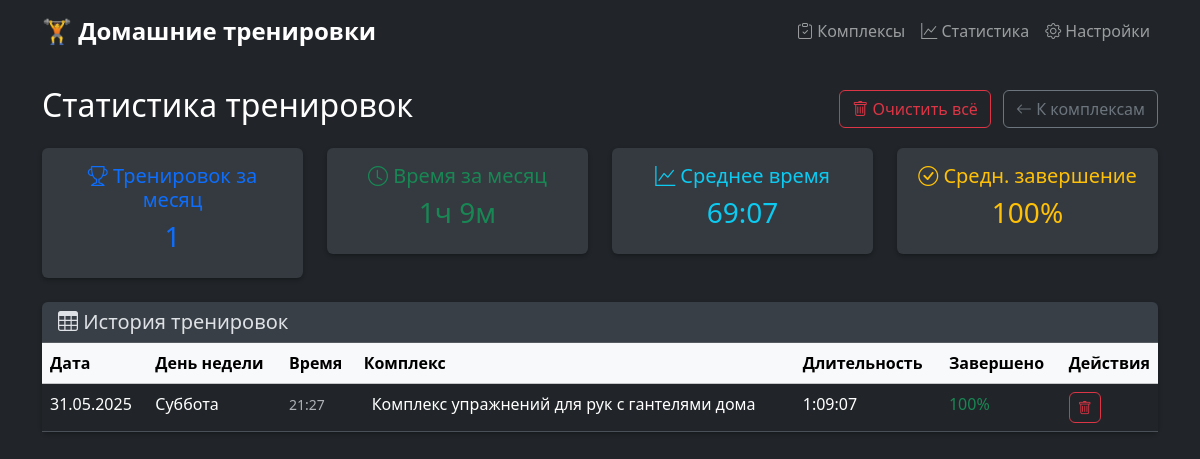
The page /statistics on the database as committed earlier.
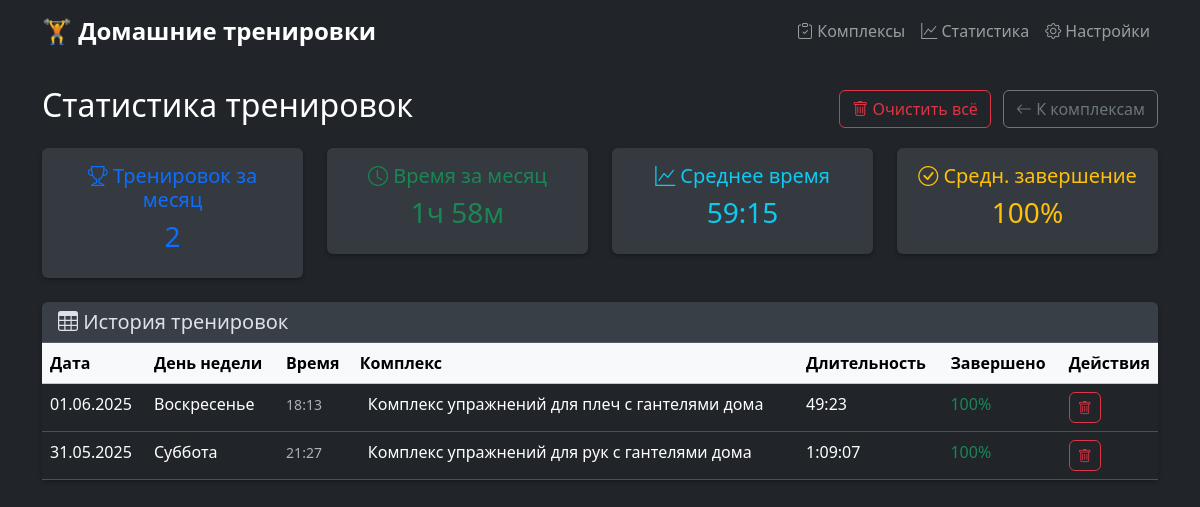
The same page on the database as committed later.
### tables this page shows
CREATE TABLE workout_logs (
            code TEXT PRIMARY KEY,
            date TIMESTAMP NOT NULL,
            workoutset_code TEXT NOT NULL,
            duration_seconds INTEGER NOT NULL, completed_exercises TEXT,
            FOREIGN KEY (workoutset_code) REFERENCES workout_sets (code)
        );

CREATE TABLE workout_sets (
            code TEXT PRIMARY KEY,
            name TEXT NOT NULL,
            description TEXT,
            created_at TIMESTAMP NOT NULL DEFAULT CURRENT_TIMESTAMP,
            updated_at TIMESTAMP NOT NULL DEFAULT CURRENT_TIMESTAMP
        );

### app.py (the view)
@app.route('/statistics')
def statistics():
    workout_logs = WorkoutLogModel.get_all()
    from datetime import datetime, timedelta
    thirty_days_ago = datetime.now() - timedelta(days=30)
    recent_logs = []
    for log in workout_logs:
        try:
            log_date = datetime.fromisoformat(log['date'].replace('Z', ''))
            if log_date >= thirty_days_ago:
                recent_logs.append(log)
        except:
            continue
    for log in workout_logs:
        try:
            from datetime import datetime
            date_obj = datetime.fromisoformat(log['date'].replace('Z', ''))
            log['formatted_date'] = date_obj.strftime('%d.%m.%Y')
            log['formatted_time'] = date_obj.strftime('%H:%M')
            weekdays = ['Понедельник', 'Вторник', 'Среда', 'Четверг', 'Пятница', 'Суббота', 'Воскресенье']
            log['weekday'] = weekdays[date_obj.weekday()]
        except:
            log['formatted_date'] = log['date']
            log['formatted_time'] = ''
            log['weekday'] = ''
        duration = log['duration_seconds']
        hours = duration // 3600
        minutes = (duration % 3600) // 60
        seconds = duration % 60
        if hours > 0:
            log['formatted_duration'] = f"{hours}:{minutes:02d}:{seconds:02d}"
        else:
            log['formatted_duration'] = f"{minutes}:{seconds:02d}"
        if log['workoutset_code'] and log['completed_exercises']:
            completion_percentage = WorkoutLogModel.calculate_completion_percentage(
                log['workoutset_code'],
                log['completed_exercises']
            )
            log['completion_percentage'] = completion_percentage
        else:
            log['completion_percentage'] = None
    return render_template('statistics.html',
                         workout_logs=workout_logs,
                         recent_logs=recent_logs)

### models.py (called while the page is built)
def get_db_path() -> str:
    return os.path.join(os.path.dirname(__file__), 'workout_app.db')

@contextmanager
def get_db_connection():
    conn = sqlite3.connect(get_db_path())
    conn.row_factory = sqlite3.Row  # Возвращать результаты как dict
    conn.execute('PRAGMA foreign_keys = ON')
    try:
        yield conn
    finally:
        conn.close()

    @staticmethod
    def count_exercises(code: str) -> int:
        with get_db_connection() as conn:
            cursor = conn.cursor()
            cursor.execute('''
                SELECT COUNT(*) FROM exercises WHERE workoutset_code = ?
            ''', (code,))
            return cursor.fetchone()[0]

    @staticmethod
    def get_all() -> List[Dict[str, Any]]:
        with get_db_connection() as conn:
            cursor = conn.cursor()
            cursor.execute('''
                SELECT wl.code, wl.date, wl.workoutset_code, wl.duration_seconds,
                       wl.completed_exercises, ws.name as workoutset_name
                FROM workout_logs wl
                LEFT JOIN workout_sets ws ON wl.workoutset_code = ws.code
                ORDER BY wl.date DESC
            ''')
            logs = []
            for row in cursor.fetchall():
                log = dict(row)
                try:
                    log['completed_exercises'] = json.loads(log['completed_exercises']) if log['completed_exercises'] else []
                except (json.JSONDecodeError, TypeError):
                    log['completed_exercises'] = []
                logs.append(log)
            return logs

    @staticmethod
    def calculate_completion_percentage(workoutset_code: str, completed_exercises: List[str]) -> int:
        if not completed_exercises:
            return 0
        total_exercises = WorkoutSetModel.count_exercises(workoutset_code)
        if total_exercises == 0:
            return 0
        completed_count = len(completed_exercises)
        percentage = round((completed_count / total_exercises) * 100)
        return min(percentage, 100)  # Ограничиваем максимум 100%

### templates/statistics.html (shortened to what this page needs)
{% extends "base.html" %}
{% block content %}
<div class="row">
    <div class="col-12">
        <div class="d-flex justify-content-between align-items-center mb-3">
            <h2>Статистика тренировок</h2>
            <div>
                {% if workout_logs %}
                    <button type="button" class="btn btn-outline-danger me-2" data-bs-toggle="modal" data-bs-target="#clearAllModal">
                        <i class="bi bi-trash"></i> Очистить всё
                    </button>
                {% endif %}
                <a href="{{ url_for('workout_sets_list') }}" class="btn btn-outline-secondary">
                    <i class="bi bi-arrow-left"></i> К комплексам
                </a>
            </div>
        </div>
        {% if workout_logs %}
            <div class="row mb-4">
                <div class="col-md-3">
                    <div class="card text-center">
                        <div class="card-body">
                            <h5 class="card-title text-primary">
                                <i class="bi bi-trophy"></i>
                                Тренировок за месяц
                            </h5>
                            <h3 class="text-primary">{{ recent_logs|length }}</h3>
                        </div>
                    </div>
                </div>
                <div class="col-md-3">
                    <div class="card text-center">
                        <div class="card-body">
                            <h5 class="card-title text-success">
                                <i class="bi bi-clock"></i>
                                Время за месяц
                            </h5>
                            {% if recent_logs %}
                                {% set total_time = recent_logs|sum(attribute='duration_seconds') %}
                                {% set total_hours = (total_time // 3600) %}
                                {% set total_minutes = ((total_time % 3600) // 60) %}
                                <h3 class="text-success">
                                    {% if total_hours > 0 %}
                                        {{ total_hours }}ч {{ total_minutes }}м
                                    {% else %}
                                        {{ total_minutes }}м
                                    {% endif %}
                                </h3>
                            {% else %}
                                <h3 class="text-muted">0м</h3>
                            {% endif %}
                        </div>
                    </div>
                </div>
                <div class="col-md-3">
                    <div class="card text-center">
                        <div class="card-body">
                            <h5 class="card-title text-info">
                                <i class="bi bi-graph-up"></i>
                                Среднее время
                            </h5>
                            {% if recent_logs %}
                                {% set avg_time = (recent_logs|sum(attribute='duration_seconds') / recent_logs|length)|int %}
                                {% set avg_minutes = (avg_time // 60) %}
                                {% set avg_seconds = (avg_time % 60) %}
                                <h3 class="text-info">{{ avg_minutes }}:{{ "%02d"|format(avg_seconds) }}</h3>
                            {% else %}
                                <h3 class="text-muted">-</h3>
                            {% endif %}
                        </div>
                    </div>
                </div>
                <div class="col-md-3">
                    <div class="card text-center">
                        <div class="card-body">
                            <h5 class="card-title text-warning">
                                <i class="bi bi-check-circle"></i>
                                Средн. завершение
                            </h5>
                            {% set logs_with_completion = [] %}
                            {% for log in recent_logs %}
                                {% if log.completion_percentage is defined and log.completion_percentage is not none %}
                                    {% set _ = logs_with_completion.append(log.completion_percentage) %}
                                {% endif %}
                            {% endfor %}
                            {% if logs_with_completion %}
                                {% set avg_completion = (logs_with_completion|sum / logs_with_completion|length)|round|int %}
                                <h3 class="text-warning">{{ avg_completion }}%</h3>
                            {% else %}
                                <h3 class="text-muted">-</h3>
                            {% endif %}
                        </div>
                    </div>
                </div>
            </div>
            <div class="card">
                <div class="card-header">
                    <h5 class="mb-0">
                        <i class="bi bi-table"></i>
                        История тренировок
                    </h5>
                </div>
                <div class="card-body p-0">
                    <div class="table-responsive">
                        <table class="table table-hover mb-0">
                            <thead class="table-light">
                                <tr>
                                    <th>Дата</th>
                                    <th>День недели</th>
                                    <th>Время</th>
                                    <th>Комплекс</th>
                                    <th>Длительность</th>
                                    <th>Завершено</th>
                                    <th width="80">Действия</th>
                                </tr>
                            </thead>
                            <tbody>
                                {% for log in workout_logs %}
                                    <tr>
                                        <td>
                                            <span class="fw-medium">{{ log.formatted_date }}</span>
                                        </td>
                                        <td>
                                            {{ log.weekday }}
                                        </td>
                                        <td>
                                            <small class="text-muted">{{ log.formatted_time }}</small>
                                        </td>
                                        <td>
                                            <div class="d-flex align-items-center">
                                                <span>
                                                    {% if log.workoutset_name %}
                                                        {{ log.workoutset_name }}
                                                    {% else %}
                                                        <em class="text-muted">Комплекс удален</em>
                                                    {% endif %}
                                                </span>
                                            </div>
                                        </td>
                                        <td>
                                            {{ log.formatted_duration }}
                                        </td>
                                        <td>
                                            {% if log.completion_percentage is defined and log.completion_percentage is not none %}
                                                {% if log.completion_percentage == 100 %}
                                                    <span class="text-success fw-medium">{{ log.completion_percentage }}%</span>
                                                {% elif log.completion_percentage >= 75 %}
                                                    <span class="text-warning fw-medium">{{ log.completion_percentage }}%</span>
                                                {% elif log.completion_percentage >= 50 %}
                                                    <span class="text-info fw-medium">{{ log.completion_percentage }}%</span>
                                                {% else %}
                                                    <span class="text-secondary fw-medium">{{ log.completion_percentage }}%</span>
                                                {% endif %}
                                            {% else %}
                                                <span class="text-muted">-</span>
                                            {% endif %}
                                        </td>
                                        <td>
                                            <form method="POST" action="{{ url_for('statistics_log_delete', code=log.code) }}" class="d-inline">
                                                <button type="submit" class="btn btn-outline-danger btn-sm"
                                                        onclick="return confirm('Удалить эту запись из журнала тренировок?')"
                                                        title="Удалить запись">
                                                    <i class="bi bi-trash"></i>
                                                </button>
                                            </form>
                                        </td>
                                    </tr>
                                {% endfor %}
                            </tbody>
                        </table>
                    </div>
                </div>
            </div>
        {% endif %}
    </div>
</div>
{% endblock %}

### templates/base.html (shortened to what this page needs)
<!DOCTYPE html>
<html lang="ru" data-bs-theme="dark">
<head>
    <link href="https://cdn.jsdelivr.net/npm/bootstrap@5.3.2/dist/css/bootstrap.min.css" rel="stylesheet">
    <link href="https://cdn.jsdelivr.net/npm/bootstrap-icons@1.11.1/font/bootstrap-icons.css" rel="stylesheet">
    <link href="{{ url_for('static', filename='css/style.css') }}" rel="stylesheet">
</head>
<body>
    <nav class="navbar navbar-expand-lg navbar-dark bg-dark">
        <div class="container">
            <a class="navbar-brand" href="{{ url_for('index') }}">
                <strong>🏋️ Домашние тренировки</strong>
            </a>
            <ul class="navbar-nav ms-auto">
                <li class="nav-item">
                    <a class="nav-link" href="{{ url_for('workout_sets_list') }}">
                        <i class="bi bi-clipboard-check"></i> Комплексы
                    </a>
                </li>
                <li class="nav-item">
                    <a class="nav-link" href="{{ url_for('statistics') }}">
                        <i class="bi bi-graph-up"></i> Статистика
                    </a>
                </li>
                <li class="nav-item">
                    <a class="nav-link" href="{{ url_for('settings') }}">
                        <i class="bi bi-gear"></i> Настройки
                    </a>
                </li>
            </ul>
        </div>
    </nav>
    <main class="container mt-4">
        {% block content %}{% endblock %}
    </main>
</body>
</html>

### static/css/style.css (style rules this page uses)
body { background-color: #212529; color: #ffffff; font-family: 'Segoe UI', Tahoma, Geneva, Verdana, sans-serif; }
.card { border: none; background-color: #343a40; box-shadow: 0 2px 4px rgba(0,0,0,0.3); transition: transform 0.2s ease-in-out, box-shadow 0.2s ease-in-out; }
.card-body { color: #ffffff; }
.card-title { color: #ffffff; }
.btn { border-radius: 6px; font-weight: 500; }
.navbar-brand { font-size: 1.5rem; }

Rows that differ between the two databases and show on the page:
added workout_logs: formatted_date "01.06.2025", weekday "Воскресенье", formatted_time "18:13", workoutset_name "Комплекс упражнений для плеч с гантелями дома", formatted_duration "49:23", completion_percentage "100"
Other text that changed with them:
{{ recent_logs|length }}: "1" → "2"
{{ total_minutes }}: "9" → "58"
{{ avg_minutes }}: "69" → "59"
{{ "%02d"|format(avg_seconds) }}: "07" → "15"
